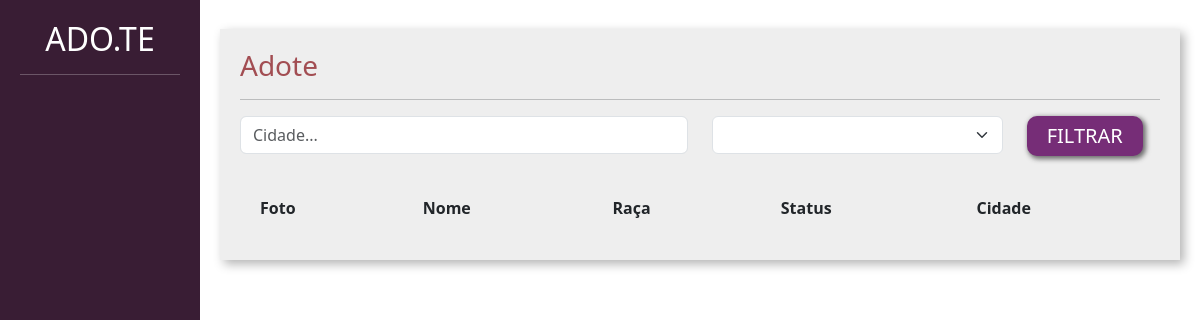
The app's page /adotar/, older data.
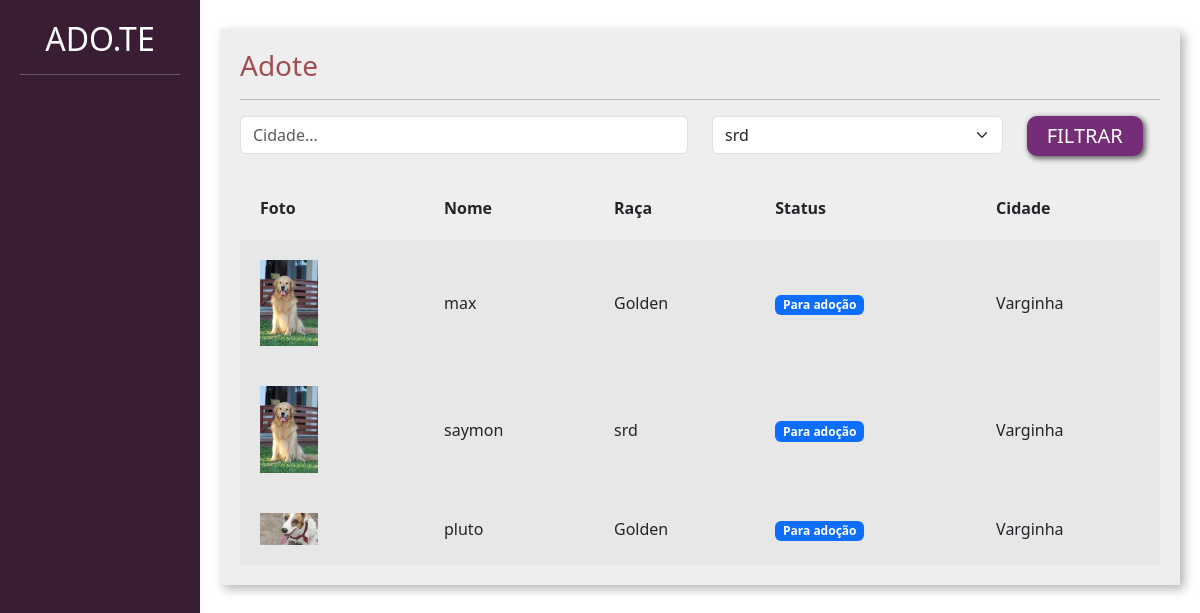
The same page, newer data.
### divulgar/models.py (models this page shows, shortened)
class Pet(models.Model):
    choices_status =(('P',"Para adoção"),
                     ('A','Adotado'))
    usuario = models.ForeignKey(User,on_delete=models.DO_NOTHING)
    foto = models.ImageField(upload_to='fotos_pets')
    nome = models.CharField(max_length=100)
    descricao = models.TextField()
    estado = models.CharField(max_length=50)
    cidade = models.CharField(max_length=50)
    telefone = models.CharField(max_length=15)
    tags = models.ManyToManyField(Tag)
    raca = models.ForeignKey(Raca,on_delete=models.DO_NOTHING)
    status = models.CharField( max_length=1, choices= choices_status,default='P')

class Raca(models.Model):
    raca = models.CharField(max_length=50)
    def __str__(self):
        return self.raca

### adotar/views.py (the view)
# urls.py: path('', views.listar_pets, name="listar_pets"),
def listar_pets(request):
    if request.method == "GET":
        pets = Pet.objects.filter(status='P')
        racas = Raca.objects.all()
    cidade = request.GET.get('cidade')
    raca_filter = request.GET.get('raca')
    if cidade:
        pets = pets.filter(cidade__icontains=cidade)
    if raca_filter:
       pets = pets.filter(raca__id=raca_filter)
       raca_filter = Raca.objects.get(id=raca_filter)
    return render(request, 'listar_pets.html', {'pets': pets, 'racas': racas, 'cidade': cidade, 'raca_filter': raca_filter})

### adotar/templates/listar_pets.html (shortened to what this page needs)
{% load static %}
<!doctype html>
<html lang="pt-BR">
    <head>
    <link href="https://cdn.jsdelivr.net/npm/bootstrap@5.3.0-alpha1/dist/css/bootstrap.min.css" rel="stylesheet">
    <link href="{% static 'usuarios/css/cadastro.css' %}" rel="stylesheet">
    <link href="{% static 'divulgar/css/novo_pet.css' %}" rel="stylesheet">
    <link href="{% static 'divulgar/css/seus_pet.css' %}" rel="stylesheet">
    <link href="{% static 'adotar/css/listar_pets.css' %}" rel="stylesheet">
    </head>
    <body>
        <div class="container-fluid">
            <div class="row">
                <div class="col-md-2 bg-side sidebar">
                    <h2>ADO.TE</h2>
                    <hr>
                </div>
                <div class="col-md">
                    <div class="wrapper">
                        <div class="box width80">
                            <h3 class="font-vinho">Adote</h3>
                            <hr>
                            <form action="{% url 'listar_pets' %}" method="GET">
                                <div class="row">
                                    <div class="col-md-6">
                                        <input type="text" placeholder="Cidade..." value="{% if cidade %}{{cidade}}{% endif %}" name="cidade" class="form-control">
                                    </div>
                                    <div class="col-md-4">
                                        <select class="form-select" name="raca">
                                            {% for raca in racas %}
                                            <option {% if raca_filter.id == raca.id %} selected {% endif %} value="{{raca.id}}">{{raca}}</option>
                                    {% endfor%}
                                        </select>
                                    </div>
                                    <div class="col-md-2">
                                        <input type="submit" class="btn-custom-secondary" value="FILTRAR">
                                    </div>
                                </div>
                            </form>
                             <table class="tabela" cellpadding="20">
                                <tr>
                                    <th>Foto</th>
                                    <th>Nome</th>
                                    <th>Raça</th>
                                    <th>Status</th>
                                    <th>Cidade</th>
                                </tr>
                                {% for pet in pets%}
                                    <tr class="tabela-linha">
                                        <td width="20%">
                                            <a href="{% url 'ver_pet' pet.id %}"><img width="40%" src="{{pet.foto.url}}"></a>
                                        </td>
                                        <td>
                                            {{pet.nome}}
                                        </td>
                                        <td>
                                            {{pet.raca}}
                                        </td>
                                        <td>
                                            {% if pet.status == "P" %}
                                                <span class="badge text-bg-primary">Para adoção</span>
                                            {% elif pet.status == "A" %}
                                                <span class="badge text-bg-success">Adotado</span>
                                            {% endif%}
                                        </td>
                                        <td>
                                            {{pet.cidade}}
                                        </td>
                                    </tr>
                                {% endfor %}
                            </table>
                        </div>
                    </div>
                </div>
            </div>
        </div>
    </body>
</html>

Row changes from the older to the newer data that the page shows:
added Pet: foto (picture), nome "max", raca "Golden", status "Para adoção", cidade "Varginha"
added Pet: foto (picture), nome "saymon", raca "srd", status "Para adoção", cidade "Varginha"
added Pet: foto (picture), nome "pluto", raca "Golden", status "Para adoção", cidade "Varginha"
Text that changed along with them:
form field raca: (not shown) → "srd"
